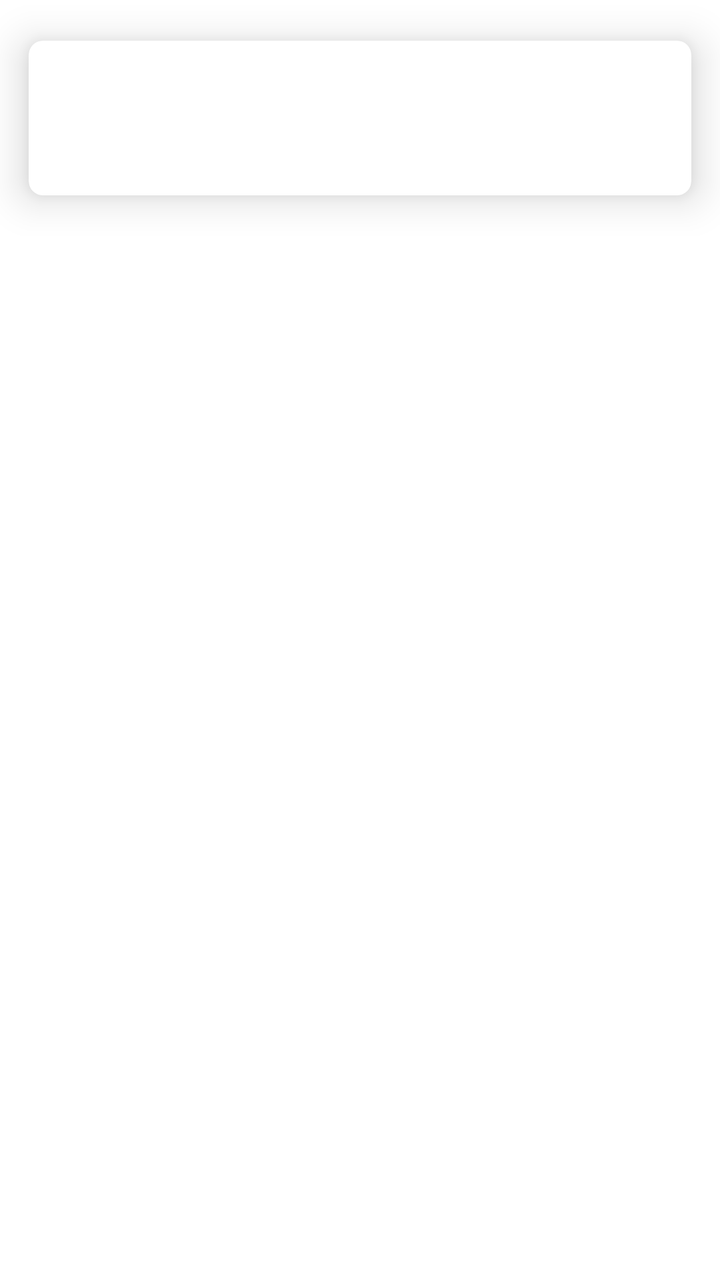
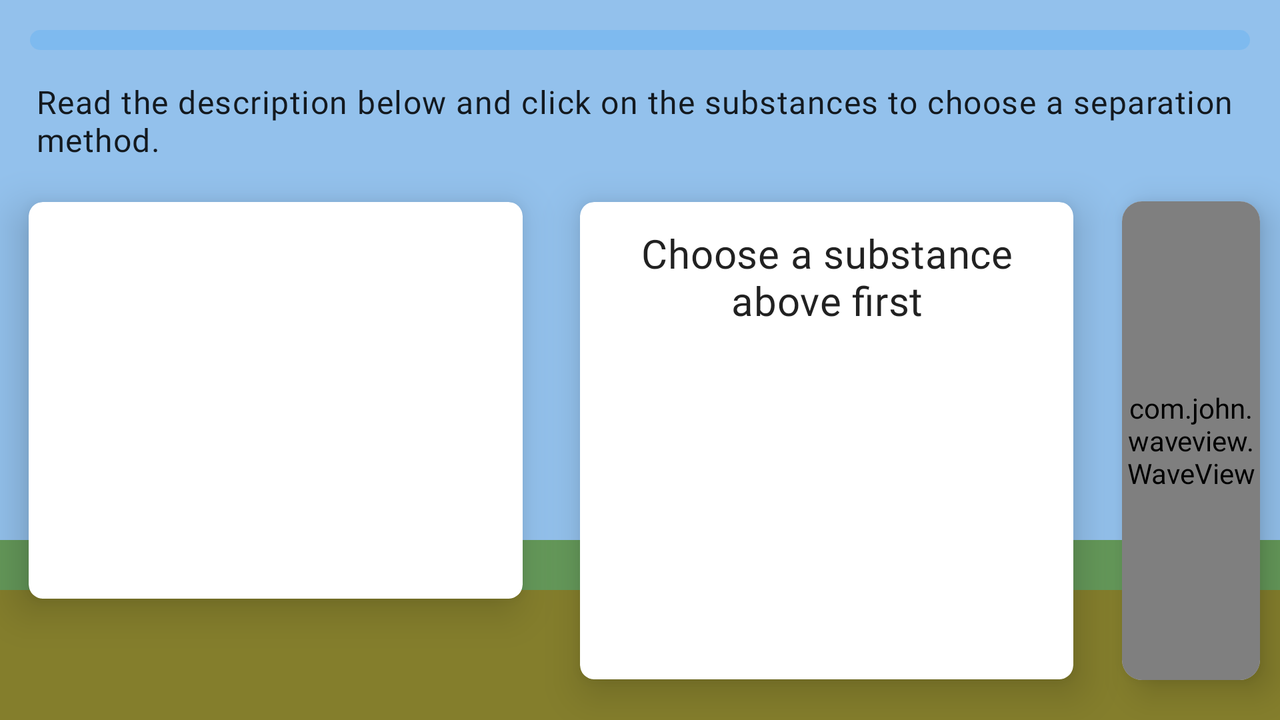

Two renders of one Android screen. The first uses the default layout on a phone; the second uses the alternative layout the repository ships for a different screen configuration, on a matching device. The two XML files are below.
<!-- AndroidManifest.xml: application theme Theme.CATmistry -->
<!-- res/layout/activity_retrieve_game.xml -->
<?xml version="1.0" encoding="utf-8"?>
<androidx.coordinatorlayout.widget.CoordinatorLayout xmlns:android="http://schemas.android.com/apk/res/android"
    xmlns:app="http://schemas.android.com/apk/res-auto"
    xmlns:tools="http://schemas.android.com/tools"
    android:layout_width="match_parent"
    android:layout_height="match_parent"
    tools:context=".RetrieveGameActivity">

    <androidx.core.widget.NestedScrollView
        android:layout_width="match_parent"
        android:layout_height="match_parent"
        app:layout_behavior="com.google.android.material.appbar.AppBarLayout$ScrollingViewBehavior">

        <androidx.appcompat.widget.LinearLayoutCompat
            android:layout_width="match_parent"
            android:layout_height="wrap_content"
            android:orientation="vertical">

            <com.google.android.material.card.MaterialCardView
                app:cardUseCompatPadding="true"
                app:cardElevation="12dp"
                app:cardCornerRadius="7dp"
                android:layout_width="match_parent"
                android:layout_height="wrap_content">

                <androidx.appcompat.widget.LinearLayoutCompat
                    android:orientation="vertical"
                    android:layout_width="match_parent"
                    android:layout_height="wrap_content">

                    <com.google.android.material.textview.MaterialTextView
                        android:id="@+id/sepSubstance"
                        android:layout_width="match_parent"
                        android:layout_height="wrap_content"
                        android:layout_margin="16dp"
                        android:textAlignment="center"
                        android:textAppearance="?attr/textAppearanceHeadline4" />

                    <androidx.recyclerview.widget.RecyclerView
                        android:id="@+id/sepMethods"
                        android:layout_width="match_parent"
                        android:layout_marginBottom="-2dp"
                        android:clipToPadding="false"
                        android:weightSum="4"
                        android:layout_height="wrap_content">

                    </androidx.recyclerview.widget.RecyclerView>

                </androidx.appcompat.widget.LinearLayoutCompat>

            </com.google.android.material.card.MaterialCardView>

        </androidx.appcompat.widget.LinearLayoutCompat>

    </androidx.core.widget.NestedScrollView>

</androidx.coordinatorlayout.widget.CoordinatorLayout>
<!-- resources referenced by this layout -->
<resources>
  <style name="Theme.CATmistry" parent="Theme.MaterialComponents.DayNight.NoActionBar">
          
          <item name="colorPrimary">#42a5f5</item>
          <item name="colorPrimaryVariant">#0077c2</item>
          <item name="appBarBg">?colorPrimary</item>
          <item name="colorOnPrimary">@color/black</item>
          
          <item name="colorSecondary">@color/teal_200</item>
          <item name="colorSecondaryVariant">@color/teal_700</item>
          <item name="colorOnSecondary">@color/black</item>
          
          <item name="android:statusBarColor" tools:targetApi="l">@color/black</item>
          
          <item name="android:navigationBarColor" tools:targetApi="21">?android:colorBackground</item>
          
          
          <item name="learn_header_bg">#f2d670</item>
          <item name="play_header_bg">#68c6f2</item>
          <item name="music_header_bg">#ffb74d</item>
          
          <item name="fontFamily">@font/product_sans</item>
          <item name="android:fontFamily">@font/product_sans</item>
          
          <item name="quizOneBg">#8ce6ee</item>
          <item name="quizTwoBg">#fce996</item>
          <item name="quizThreeBg">#fbe4c6</item>
          <item name="quizFourBg">#b0e6b2</item>
          <item name="quizQnBg">#C1F8F2</item>
          
          <item name="cardBackgroundColor">#eeeeee</item>
          
          <item name="gameTopBg">#93C1EC</item>
          <item name="gameMidBg">#649859</item>
          <item name="gameEndBg">#847E2C</item>
      </style>
</resources>
<!-- res/layout-land/activity_retrieve_game.xml (the repository's variant of the layout above) -->
<!-- drawn on the phone turned sideways -->
<?xml version="1.0" encoding="utf-8"?>
<androidx.coordinatorlayout.widget.CoordinatorLayout xmlns:android="http://schemas.android.com/apk/res/android"
    xmlns:app="http://schemas.android.com/apk/res-auto"
    xmlns:tools="http://schemas.android.com/tools"
    android:layout_width="match_parent"
    android:layout_height="match_parent"
    tools:context=".RetrieveGameActivity">

    <androidx.appcompat.widget.LinearLayoutCompat
        android:orientation="vertical"
        android:layout_width="match_parent"
        android:layout_height="match_parent">

        <androidx.appcompat.widget.LinearLayoutCompat
            android:background="?attr/gameTopBg"
            android:layout_weight="1"
            android:layout_width="match_parent"
            android:layout_height="wrap_content" />

        <androidx.appcompat.widget.LinearLayoutCompat
            android:background="?attr/gameMidBg"
            android:layout_width="match_parent"
            android:layout_height="25dp" />

        <androidx.appcompat.widget.LinearLayoutCompat
            android:background="?attr/gameEndBg"
            android:layout_width="match_parent"
            android:layout_height="65dp">

        </androidx.appcompat.widget.LinearLayoutCompat>

    </androidx.appcompat.widget.LinearLayoutCompat>

    <androidx.appcompat.widget.LinearLayoutCompat
        android:layout_width="match_parent"
        android:layout_height="match_parent"
        app:layout_behavior="com.google.android.material.appbar.AppBarLayout$ScrollingViewBehavior"
        android:orientation="vertical">

        <com.google.android.material.progressindicator.LinearProgressIndicator
            android:id="@+id/progressBar"
            android:layout_width="match_parent"
            android:layout_height="wrap_content"
            android:layout_marginTop="15dp"
            android:layout_marginStart="15dp"
            android:layout_marginEnd="15dp"
            app:trackThickness="10dp"
            android:contentDescription="@string/gameTimer_desc"
            app:trackCornerRadius="10dp" />

        <com.google.android.material.textview.MaterialTextView
            android:layout_marginTop="15dp"
            android:layout_marginStart="18dp"
            android:layout_marginEnd="18dp"
            android:text="@string/sep_method_instruction"
            android:textAppearance="?attr/textAppearanceBody1"
            android:layout_width="match_parent"
            android:layout_height="wrap_content" />

        <androidx.appcompat.widget.LinearLayoutCompat
            android:layout_width="match_parent"
            android:layout_height="match_parent">

            <com.google.android.material.card.MaterialCardView
                app:cardUseCompatPadding="true"
                app:cardElevation="12dp"
                app:cardCornerRadius="7dp"
                android:layout_weight="6"
                android:layout_width="match_parent"
                android:layout_height="wrap_content">

                <androidx.recyclerview.widget.RecyclerView
                    android:layout_marginBottom="-2dp"
                    android:id="@+id/sepSubstances"
                    android:layout_width="match_parent"
                    android:layout_height="200dp"/>

            </com.google.android.material.card.MaterialCardView>

            <com.google.android.material.card.MaterialCardView
                app:cardUseCompatPadding="true"
                app:cardElevation="12dp"
                android:layout_weight="6"
                app:cardCornerRadius="7dp"
                android:layout_width="match_parent"
                android:layout_height="wrap_content">

                <androidx.appcompat.widget.LinearLayoutCompat
                    android:orientation="vertical"
                    android:layout_width="match_parent"
                    android:layout_height="wrap_content">

                    <com.google.android.material.textview.MaterialTextView
                        android:id="@+id/sepSubstance"
                        android:layout_width="match_parent"
                        android:layout_height="wrap_content"
                        android:text="@string/choose_sep_substance"
                        android:layout_margin="12dp"
                        android:textAlignment="center"
                        android:textAppearance="?attr/textAppearanceHeadline6" />

                    <androidx.recyclerview.widget.RecyclerView
                        android:id="@+id/sepMethods"
                        android:layout_width="match_parent"
                        android:layout_marginBottom="-2dp"
                        android:clipToPadding="false"
                        android:layout_height="200dp">

                    </androidx.recyclerview.widget.RecyclerView>

                </androidx.appcompat.widget.LinearLayoutCompat>

            </com.google.android.material.card.MaterialCardView>

            <com.google.android.material.card.MaterialCardView
                app:cardElevation="10dp"
                android:layout_gravity="center"
                app:cardCornerRadius="10dp"
                android:layout_width="130dp"
                android:layout_marginStart="10dp"
                android:layout_marginEnd="10dp"
                android:layout_marginTop="20dp"
                android:layout_marginBottom="20dp"
                android:layout_weight="1"
                android:layout_height="match_parent">

                <com.john.waveview.WaveView
                    app:progress="50"
                    android:id="@+id/wave_view"
                    android:layout_width="match_parent"
                    android:layout_height="match_parent"
                    android:background="#039BE5" />

            </com.google.android.material.card.MaterialCardView>

        </androidx.appcompat.widget.LinearLayoutCompat>

    </androidx.appcompat.widget.LinearLayoutCompat>

</androidx.coordinatorlayout.widget.CoordinatorLayout>
<!-- resources referenced by the variant -->
<!-- as the phone turned sideways resolves them -->
<resources>
  <!-- from res/values-v21/ -->
  <string name="choose_sep_substance">Choose a substance above first</string>
  <!-- from res/values-v21/ -->
  <string name="gameTimer_desc">Remaining time for question:</string>
  <!-- from res/values-v21/ -->
  <string name="sep_method_instruction">Read the description below and click on the substances to choose a separation method.</string>
  <style name="Theme.CATmistry" parent="Theme.MaterialComponents.DayNight.NoActionBar">
          
          <item name="colorPrimary">#42a5f5</item>
          <item name="colorPrimaryVariant">#0077c2</item>
          <item name="appBarBg">?colorPrimary</item>
          <item name="colorOnPrimary">@color/black</item>
          
          <item name="colorSecondary">@color/teal_200</item>
          <item name="colorSecondaryVariant">@color/teal_700</item>
          <item name="colorOnSecondary">@color/black</item>
          
          <item name="android:statusBarColor" tools:targetApi="l">@color/black</item>
          
          <item name="android:navigationBarColor" tools:targetApi="21">?android:colorBackground</item>
          
          
          <item name="learn_header_bg">#f2d670</item>
          <item name="play_header_bg">#68c6f2</item>
          <item name="music_header_bg">#ffb74d</item>
          
          <item name="fontFamily">@font/product_sans</item>
          <item name="android:fontFamily">@font/product_sans</item>
          
          <item name="quizOneBg">#8ce6ee</item>
          <item name="quizTwoBg">#fce996</item>
          <item name="quizThreeBg">#fbe4c6</item>
          <item name="quizFourBg">#b0e6b2</item>
          <item name="quizQnBg">#C1F8F2</item>
          
          <item name="cardBackgroundColor">#eeeeee</item>
          
          <item name="gameTopBg">#93C1EC</item>
          <item name="gameMidBg">#649859</item>
          <item name="gameEndBg">#847E2C</item>
      </style>
</resources>
